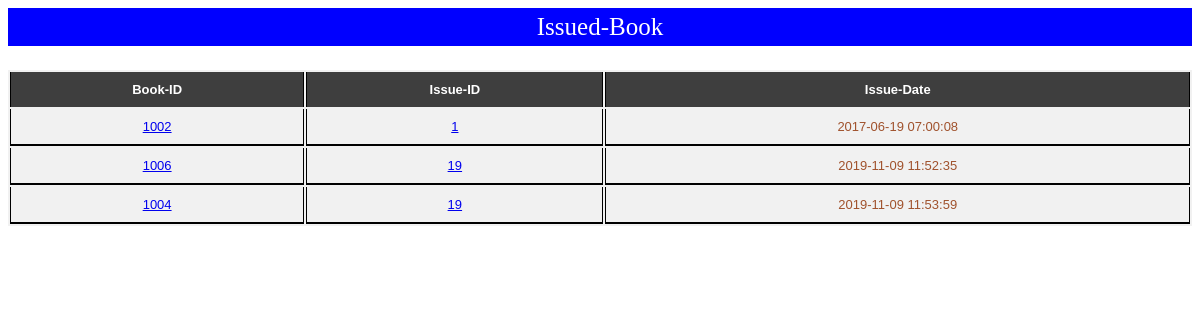
/issuedBooks.php, run on the app's committed database.
### tables this page shows
CREATE TABLE `borrow` (
  `bookId` int(4) NOT NULL,
  `issueId` int(3) NOT NULL,
  `issueDate` datetime NOT NULL,
  `returnBookId` int(4) NOT NULL,
  `returnId` int(3) NOT NULL,
  `returnDate` datetime NOT NULL
);

### issuedBooks.php (the view, shortened to what this page needs)
<?php
	include("../dbConfig.php");
	$query = "SELECT bookId,issueId,issueDate FROM borrow WHERE issueId > 0";
	$returnD1 = mysqli_query($con, $query);
?>
<!DOCTYPE html>
	<html>
	<head>
		<link rel="stylesheet" type="text/css" href="../../css/inputs.css">
		<link rel="stylesheet" type="text/css" href="../../css/title.css">
		<link rel="stylesheet" type="text/css" href="../../css/form.css">
		<link rel="stylesheet" type="text/css" href="../../css/table.css">
	</head>
	<body>
		<div class="title">Issued-Book</div>
		<table>
			<tr>
				<th>Book-ID</th>
				<th>Issue-ID</th>
				<th>Issue-Date</th>
			</tr>
				<?php
					while($res1 = mysqli_fetch_assoc($returnD1)){
					?>
					<tr>
					<?php
					foreach ($res1 as $k => $v) {
						?>
							<td>
								<?php
									if($k == 'bookId'){
										?>
										<a href="adminPage.php?activity=bookDetails&selectedBookId=<?php echo $v; ?>"><?php echo $v; ?></a>
										<?php
									}
									else if($k == 'issueId'){
										?>
										<a href="adminPage.php?activity=viewUserProfile&selectedMemberId=<?php echo $v; ?>"><?php echo $v; ?></a>
										<?php
									}
									else{
										echo $v;
									}
								?>
							</td>
						<?php
					}
					?>
					</tr>
					<?php
				}
				?>
		</table>
	</body>
</html>

### title.css (style rules this page uses)
.title { border: none; padding: 5px 14px; text-align: center; font-size: 25px; color: white; background-color: blue; }

### table.css (style rules this page uses)
table { margin: 2% auto 3% auto; width: 100%; height: 0 auto; overflow: auto; background: #f1f1f1; }
table tr { width: 100%; }
table tr th { background: #3e3e3e; color: #fff !important; font-family: georgia; }
table tr th, table tr td { padding: 10px; color: #A0522D; font-family: arial; font-size: 13px; text-align: center; border-left: 1px solid black; border-right: 1px solid black; }
table tr td { border-bottom: 2px solid black; }

### data on the page
borrow: bookId "1002", issueId "1", issueDate "2017-06-19 07:00:08"
borrow: bookId "1006", issueId "19", issueDate "2019-11-09 11:52:35"
borrow: bookId "1004", issueId "19", issueDate "2019-11-09 11:53:59"
